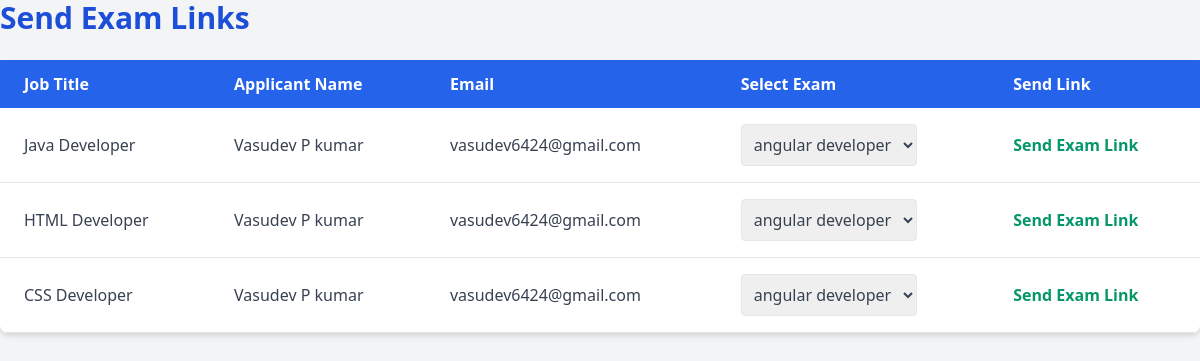
Screenshot of /send_exam_links/ (signed in) with the database file from the repository.
### job/models.py (models this page shows)
class JobApplications(models.Model):
    jobseeker = models.ForeignKey(JobseekerRegister, on_delete=models.CASCADE)
    jobprovider = models.ForeignKey(JobproviderRegister, on_delete=models.CASCADE)
    job_requirements = models.ForeignKey(Jobrequirements, on_delete=models.CASCADE)
    selected_status=models.BooleanField(default=False,null=True, blank=True)

class Jobrequirements(models.Model):
    jobprovider = models.ForeignKey(JobproviderRegister, on_delete=models.CASCADE)
    job_title = models.CharField(max_length=50,null=True, blank=True)
    job_description = models.TextField(null=True, blank=True)
    status=models.BooleanField(default=False, null=True)

class JobseekerRegister(models.Model):
    name = models.CharField(max_length=50,null=True, blank=True)
    email = models.EmailField(max_length=50,null=True, blank=True ,unique=True)
    password = models.CharField(max_length=50,null=True, blank=True)
    phone_number = models.CharField(max_length=15, null=True, blank=True)

### job/views.py (the view)
# urls.py: path('send_exam_links/', send_exam_links_page, name='send_exam_links_page'),
def send_exam_links_page(request):
    if 'jobprovider_id' in request.session:
        jobprovider_id = request.session['jobprovider_id']
        applications = JobApplications.objects.filter(jobprovider_id=jobprovider_id).select_related('job_requirements', 'jobseeker')
        exams = Exam.objects.filter(jobprovider_id=jobprovider_id)
        context = {
            'applications': applications,
            'exams': exams,
        }
        return render(request, 'send_exam_links.html', context)
    return redirect('jobprovidelogin')

### job/templates/send_exam_links.html (shortened to what this page needs)
<!DOCTYPE html>
<html lang="en">
<head>
    <link href="https://cdn.jsdelivr.net/npm/tailwindcss@2.2.19/dist/tailwind.min.css" rel="stylesheet">
</head>
<body class="bg-gray-100 text-gray-800">
    <h1 class="text-3xl font-bold text-blue-700 mb-6">Send Exam Links</h1>
    <table class="min-w-full bg-white rounded-lg shadow-md">
        <thead class="bg-blue-600 text-white">
            <tr>
                <th class="py-3 px-6 text-left">Job Title</th>
                <th class="py-3 px-6 text-left">Applicant Name</th>
                <th class="py-3 px-6 text-left">Email</th>
                <th class="py-3 px-6 text-left">Select Exam</th>
                <th class="py-3 px-6 text-left">Send Link</th>
            </tr>
        </thead>
        <tbody class="text-gray-700">
            {% for application in applications %}
                <tr class="border-b hover:bg-gray-100 transition">
                    <td class="py-4 px-6">{{ application.job_requirements.job_title }}</td>
                    <td class="py-4 px-6">{{ application.jobseeker.name }}</td>
                    <td class="py-4 px-6">{{ application.jobseeker.email }}</td>
                    <td class="py-4 px-6">
                        <select name="exam_id" class="exam-select border rounded p-2">
                            {% for exam in exams %}
                                <option value="{{ exam.id }}">{{ exam.title }}</option>
                            {% endfor %}
                        </select>
                    </td>
                    {% if exams %}
                    <td class="py-4 px-6">
                        <a href="#" onclick="sendExamLink({{ application.job_requirements.id }}, {{ application.jobseeker.id }}, this)"
                           class="text-green-600 font-semibold hover:underline">
                            Send Exam Link
                        </a>
                    </td>
                    {% endif %}
                </tr>
            {% endfor %}
        </tbody>
    </table>
</body>
</html>

### rows the page displays
JobApplications: job_requirements.job_title "Java Developer", jobseeker.name "Vasudev P kumar", jobseeker.email "vasudev6424@gmail.com"
JobApplications: job_requirements.job_title "HTML Developer", jobseeker.name "Vasudev P kumar", jobseeker.email "vasudev6424@gmail.com"
JobApplications: job_requirements.job_title "CSS Developer", jobseeker.name "Vasudev P kumar", jobseeker.email "vasudev6424@gmail.com"

### other values shown
form field exam_id "angular developer"
